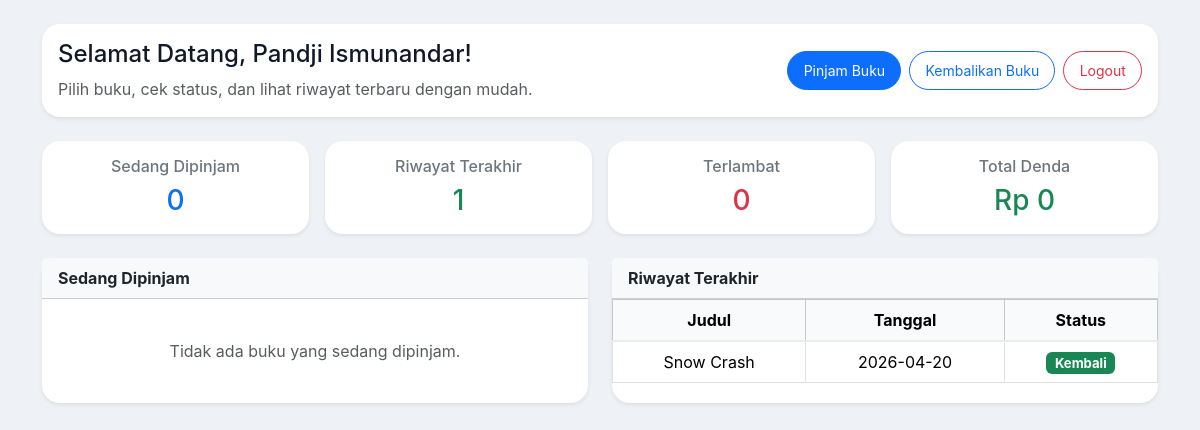
The app's page /siswa/dashboard.php (signed in), older data.
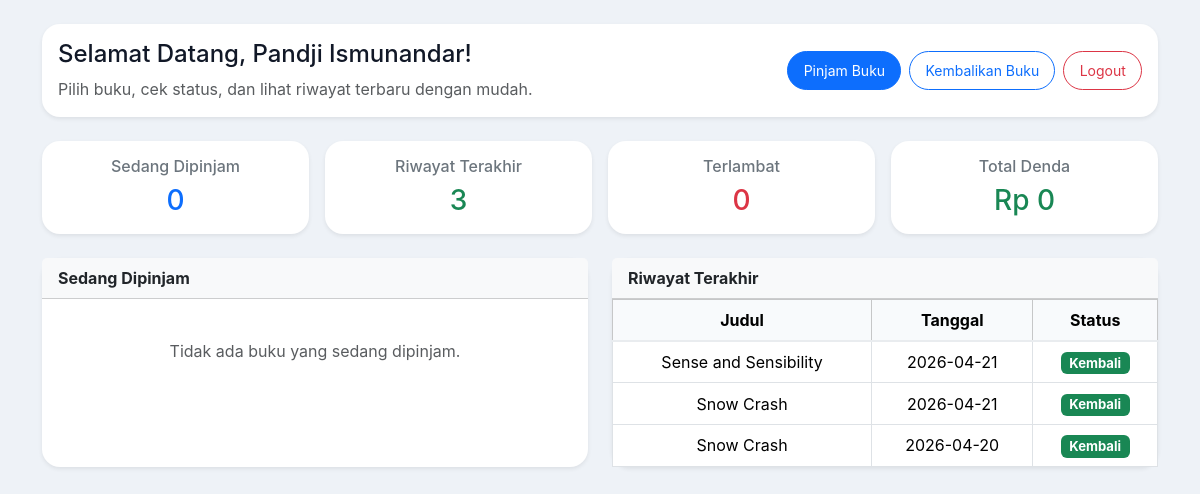
The same page, newer data.
### tables this page shows
CREATE TABLE `anggota` (
  `id` int(11) NOT NULL,
  `nama` varchar(100) NOT NULL,
  `tingkat` int(11) DEFAULT 10,
  `jurusan` varchar(50) DEFAULT 'RPL',
  `created_at` timestamp NOT NULL DEFAULT current_timestamp()
);

CREATE TABLE `transaksi` (
  `id` int(11) NOT NULL,
  `id_anggota` int(11) NOT NULL,
  `id_buku` int(11) NOT NULL,
  `tanggal_pinjam` date NOT NULL,
  `batas_kembali` date NOT NULL,
  `tanggal_kembali` date DEFAULT NULL,
  `status` varchar(20) NOT NULL DEFAULT 'pinjam',
  `kondisi_buku` varchar(50) DEFAULT NULL,
  `halaman_rusak` int(11) DEFAULT 0,
  `catatan_kondisi` text DEFAULT NULL,
  `denda` int(11) DEFAULT 0,
  `denda_kondisi` int(11) DEFAULT 0,
  `status_approval` varchar(20) DEFAULT NULL,
  `created_at` timestamp NOT NULL DEFAULT current_timestamp()
);

CREATE TABLE `buku` (
  `id` int(11) NOT NULL,
  `judul` varchar(255) NOT NULL,
  `pengarang` varchar(100) NOT NULL,
  `tahun_terbit` int(11) DEFAULT NULL,
  `jenis` varchar(100) DEFAULT NULL,
  `stok` int(11) NOT NULL DEFAULT 0,
  `harga` int(11) NOT NULL DEFAULT 0,
  `created_at` timestamp NOT NULL DEFAULT current_timestamp(),
  `updated_at` timestamp NOT NULL DEFAULT current_timestamp() ON UPDATE current_timestamp()
);

### siswa/dashboard.php (the view, shortened to what this page needs)
<?php
include '../koneksi.php';
?>
<!DOCTYPE html>
<html lang="id">
<head>
    <link href="https://cdn.jsdelivr.net/npm/bootstrap@5.3.2/dist/css/bootstrap.min.css" rel="stylesheet">
</head>
<body>
<?php
$id_anggota = $_SESSION['id_anggota'];
$siswa = mysqli_fetch_assoc(mysqli_query($koneksi,
    "SELECT nama FROM anggota WHERE id='$id_anggota'"));
$nama_siswa = $siswa['nama'];
$dipinjam = mysqli_query($koneksi,"
    SELECT b.judul, t.tanggal_pinjam
    FROM transaksi t
    JOIN buku b ON t.id_buku=b.id
    WHERE t.id_anggota='$id_anggota' AND t.status='pinjam'
    ORDER BY t.id DESC
");
$riwayat = mysqli_query($koneksi,"
    SELECT b.judul, t.tanggal_pinjam, t.status
    FROM transaksi t
    JOIN buku b ON t.id_buku=b.id
    WHERE t.id_anggota='$id_anggota'
    ORDER BY t.id DESC
    LIMIT 5
");
$hari_ini = date('Y-m-d');
$terlambat = mysqli_num_rows(mysqli_query($koneksi,"
    SELECT * FROM transaksi
    WHERE id_anggota='$id_anggota' AND status='pinjam' AND batas_kembali < '$hari_ini'
"));
$denda = mysqli_fetch_assoc(mysqli_query($koneksi,"
    SELECT SUM(denda) as total FROM transaksi
    WHERE id_anggota='$id_anggota'
"))['total'] ?? 0;
?>
<div class="container mt-4">
    <div class="card shadow-sm mb-4">
        <div class="card-body">
            <div class="d-flex flex-column flex-md-row justify-content-between align-items-start align-items-md-center gap-3">
                <div>
                    <h4 class="mb-2">Selamat Datang, <?= $nama_siswa ?>!</h4>
                    <p class="text-muted mb-0">Pilih buku, cek status, dan lihat riwayat terbaru dengan mudah.</p>
                </div>
                <div class="d-flex flex-wrap gap-2">
                    <a href="pinjam.php" class="btn btn-primary btn-sm">Pinjam Buku</a>
                    <a href="kembali.php" class="btn btn-outline-primary btn-sm">Kembalikan Buku</a>
                    <a href="../auth/logout.php" class="btn btn-outline-danger btn-sm" onclick="return confirm('Apakah Anda yakin ingin logout?')">Logout</a>
                </div>
            </div>
        </div>
    </div>
    <div class="row g-3 mb-4">
        <div class="col-md-3">
            <div class="card shadow-sm text-center">
                <div class="card-body">
                    <h6 class="text-secondary">Sedang Dipinjam</h6>
                    <h3 class="text-primary mb-0"><?= mysqli_num_rows($dipinjam) ?></h3>
                </div>
            </div>
        </div>
        <div class="col-md-3">
            <div class="card shadow-sm text-center">
                <div class="card-body">
                    <h6 class="text-secondary">Riwayat Terakhir</h6>
                    <h3 class="text-success mb-0"><?= mysqli_num_rows($riwayat) ?></h3>
                </div>
            </div>
        </div>
        <div class="col-md-3">
            <div class="card shadow-sm text-center">
                <div class="card-body">
                    <h6 class="text-secondary">Terlambat</h6>
                    <h3 class="text-danger mb-0"><?= $terlambat ?></h3>
                </div>
            </div>
        </div>
        <div class="col-md-3">
            <div class="card shadow-sm text-center">
                <div class="card-body">
                    <h6 class="text-secondary">Total Denda</h6>
                    <h3 class="text-success mb-0">Rp <?= number_format($denda) ?></h3>
                </div>
            </div>
        </div>
    </div>
    <div class="row gx-4">
        <div class="col-lg-6 mb-4">
            <div class="card shadow-sm h-100">
                <div class="card-header bg-light"><strong>Sedang Dipinjam</strong></div>
                <div class="card-body">
                    <?php if(mysqli_num_rows($dipinjam)>0){ ?>
                        <ul class="list-unstyled mb-0">
                        <?php while($d=mysqli_fetch_assoc($dipinjam)){ ?>
                            <li class="mb-3 pb-2 border-bottom border-200">
                                <strong><?= $d['judul'] ?></strong><br>
                                <small class="text-muted">Dipinjam sejak <?= $d['tanggal_pinjam'] ?></small>
                            </li>
                        <?php } ?>
                        </ul>
                    <?php } else { ?>
                        <div class="text-center text-muted py-4">Tidak ada buku yang sedang dipinjam.</div>
                    <?php } ?>
                </div>
            </div>
        </div>
        <div class="col-lg-6 mb-4">
            <div class="card shadow-sm h-100">
                <div class="card-header bg-light"><strong>Riwayat Terakhir</strong></div>
                <div class="card-body p-0">
                    <div class="table-responsive">
                        <table class="table table-bordered table-hover m-0 text-center">
                            <tr class="table-light">
                                <th>Judul</th>
                                <th>Tanggal</th>
                                <th>Status</th>
                            </tr>
                            <?php while($r=mysqli_fetch_assoc($riwayat)){ ?>
                            <tr>
                                <td><?= $r['judul'] ?></td>
                                <td><?= $r['tanggal_pinjam'] ?></td>
                                <td>
                                    <?php if($r['status'] == 'pinjam'){ ?>
                                        <span class="badge bg-warning">Dipinjam</span>
                                    <?php } else { ?>
                                        <span class="badge bg-success">Kembali</span>
                                    <?php } ?>
                                </td>
                            </tr>
                            <?php } ?>
                        </table>
                    </div>
                </div>
            </div>
        </div>
    </div>
</div>
</body>
</html>

### siswa/dashboard.php (style rules this page uses)
body { background: #eef2f7; color: #1f2937; font-family: Inter, system-ui, -apple-system, BlinkMacSystemFont, "Segoe UI", sans-serif; }
.card { border-radius: 18px; box-shadow: 0 20px 45px rgba(15, 23, 42, 0.08); border: none; }
.btn { border-radius: 999px; }
.btn-sm { padding: 0.5rem 0.95rem; }
.table th { background: #f8fafc; border-bottom: 2px solid #e9ecef; }
.table td, .table th { vertical-align: middle; }
h3, h4, h5, h6 { color: #111827; }
.badge { font-size: 0.82rem; }

Row changes from the older to the newer data that the page shows:
added transaksi: id_buku.judul "Sense and Sensibility", tanggal_pinjam "2026-04-21", status "Kembali"
added transaksi: id_buku.judul "Snow Crash", tanggal_pinjam "2026-04-21", status "Kembali"
Text that changed along with them:
mysqli_num_rows($riwayat): "1" → "3"
